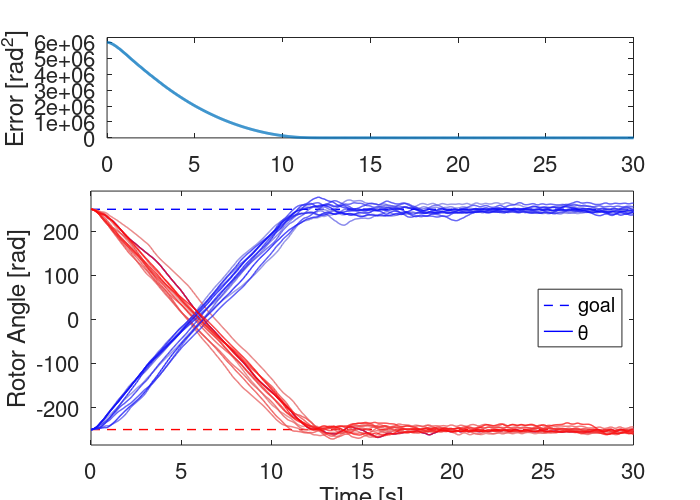

Recreate this plot in MATLAB.
 set(0,'DefaultAxesFontSize',16)
load('MotorAxisPositionControl25Rotors.mat')
%load('MotorAxisPositionControl50Rotors.mat')
figure(6)
clf
ind = find(T>=30,1,'first');
rg = 1:ind;
set(gcf,'Name', 'Lyapunov Function and Position Plots')
subplot(3,1,1)
plot(T(rg),sum((Y(rg,1:n)-repmat(posDes(1:n)', size(T(rg)))).^2,2),'linewidth',2)
axis tight
a = axis;
axis([a(1),a(2),0,a(4)*1.05]);
ylabel('Error [rad^2]')


subplot(3,1,2:3)
colors = repmat('r',n,1);
colors(posDes>0) = 'b';
plot([0,max(T(rg))],[max(posDes), max(posDes)],'--b','linewidth',1)
hold on
plot(T(rg),Y(rg,1),'linewidth',1,'Color','b')
plot([0,max(T(rg))],[min(posDes), min(posDes)],'--r','linewidth',1)


for i = n:-1:1
    if posDes(i) >0
        myCol = [i/(2*n),i/(2*n),1-i/(8*n)];
    else
        myCol = [1-i/(8*n),i/(2*n),i/(2*n)];
    end
    plot(T(rg),Y(rg,i),'linewidth',1,'Color',myCol)
end
xlabel('Time [s]')
ylabel('Rotor Angle [rad]')

legend('goal','\theta','Location','East')
axis tight
a = axis;
axis([a(1),a(2),a(3)*1.05,a(4)*1.05]);

set(gcf,'papersize',[7,5])
set(gcf,'paperposition',[0,0,7,5])
%print -dpdf '../../pictures/pdf/PositionConverge24state.pdf'
print -dpdf '../../pictures/pdf/PositionConverge25state.pdf'